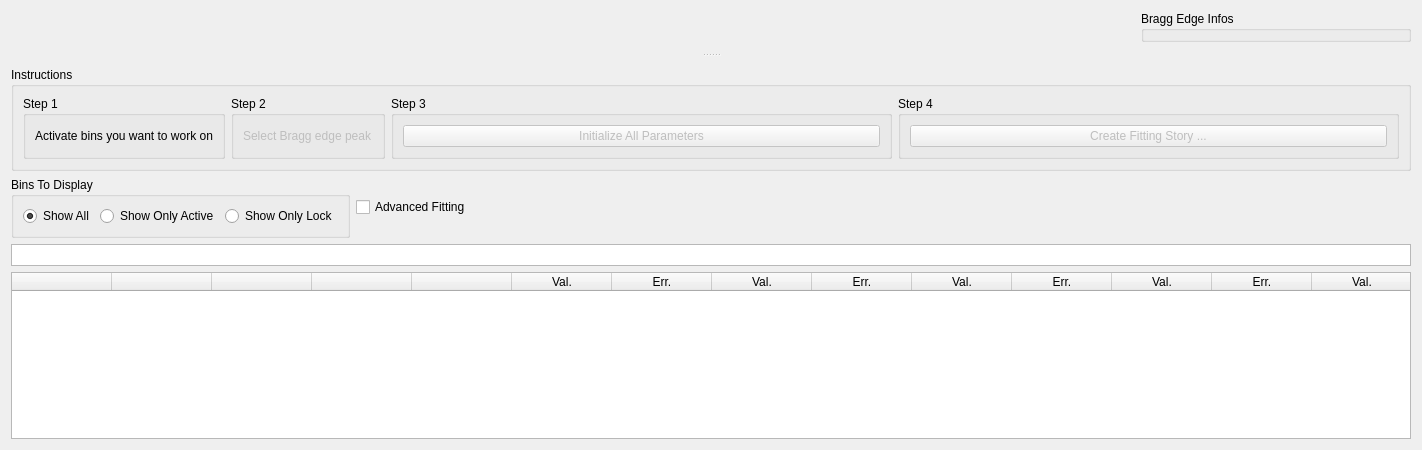
      <widget class="QWidget" name="tab">
       <attribute name="title">
        <string>March-Dollase</string>
       </attribute>
       <layout class="QVBoxLayout" name="verticalLayout_5">
        <item>
         <widget class="QSplitter" name="splitter_2">
          <property name="orientation">
           <enum>Qt::Vertical</enum>
          </property>
          <property name="handleWidth">
           <number>25</number>
          </property>
          <widget class="QWidget" name="layoutWidget_2">
           <layout class="QHBoxLayout" name="horizontalLayout_23">
            <item>
             <widget class="QWidget" name="widget_2" native="true">
              <property name="sizePolicy">
               <sizepolicy hsizetype="Expanding" vsizetype="Preferred">
                <horstretch>0</horstretch>
                <verstretch>0</verstretch>
               </sizepolicy>
              </property>
             </widget>
            </item>
            <item>
             <widget class="QGroupBox" name="groupBox_13">
              <property name="minimumSize">
               <size>
                <width>270</width>
                <height>0</height>
               </size>
              </property>
              <property name="title">
               <string>Bragg Edge Infos</string>
              </property>
              <widget class="QGroupBox" name="material_groupBox_2">
               <property name="geometry">
                <rect>
                 <x>15</x>
                 <y>33</y>
                 <width>244</width>
                 <height>90</height>
                </rect>
               </property>
               <property name="sizePolicy">
                <sizepolicy hsizetype="Minimum" vsizetype="Preferred">
                 <horstretch>0</horstretch>
                 <verstretch>0</verstretch>
                </sizepolicy>
               </property>
               <property name="title">
                <string/>
               </property>
               <layout class="QVBoxLayout" name="verticalLayout_4">
                <item>
                 <layout class="QHBoxLayout" name="horizontalLayout_9">
                  <item>
                   <widget class="QLabel" name="label_4">
                    <property name="text">
                     <string>h,k,l</string>
                    </property>
                   </widget>
                  </item>
                  <item>
                   <widget class="QComboBox" name="hkl_list_ui_2">
                    <property name="enabled">
                     <bool>false</bool>
                    </property>
                    <property name="minimumSize">
                     <size>
                      <width>100</width>
                      <height>0</height>
                     </size>
                    </property>
                    <property name="maximumSize">
                     <size>
                      <width>100</width>
                      <height>16777215</height>
                     </size>
                    </property>
                   </widget>
                  </item>
                  <item>
                   <spacer name="horizontalSpacer_8">
                    <property name="orientation">
                     <enum>Qt::Horizontal</enum>
                    </property>
                    <property name="sizeHint" stdset="0">
                     <size>
                      <width>40</width>
                      <height>20</height>
                     </size>
                    </property>
                   </spacer>
                  </item>
                  <item>
                   <widget class="QCheckBox" name="automatic_hkl0_checkBox_2">
                    <property name="text">
                     <string>Auto</string>
                    </property>
                    <property name="checked">
                     <bool>true</bool>
                    </property>
                   </widget>
                  </item>
                 </layout>
                </item>
                <item>
                 <layout class="QHBoxLayout" name="horizontalLayout_24">
                  <item>
                   <widget class="QLabel" name="bragg_edge_infos_lambda_0_label_2">
                    <property name="minimumSize">
                     <size>
                      <width>30</width>
                      <height>0</height>
                     </size>
                    </property>
                    <property name="maximumSize">
                     <size>
                      <width>30</width>
                      <height>16777215</height>
                     </size>
                    </property>
                    <property name="text">
                     <string>l0</string>
                    </property>
                   </widget>
                  </item>
                  <item>
                   <widget class="QLabel" name="bragg_edge_calculated_2">
                    <property name="minimumSize">
                     <size>
                      <width>50</width>
                      <height>0</height>
                     </size>
                    </property>
                    <property name="maximumSize">
                     <size>
                      <width>50</width>
                      <height>16777215</height>
                     </size>
                    </property>
                    <property name="text">
                     <string>N/A</string>
                    </property>
                   </widget>
                  </item>
                  <item>
                   <widget class="QLabel" name="bragg_edge_units_2">
                    <property name="text">
                     <string>A</string>
                    </property>
                   </widget>
                  </item>
                  <item>
                   <spacer name="horizontalSpacer_10">
                    <property name="orientation">
                     <enum>Qt::Horizontal</enum>
                    </property>
                    <property name="sizeHint" stdset="0">
                     <size>
                      <width>40</width>
                      <height>20</height>
                     </size>
                    </property>
                   </spacer>
                  </item>
                 </layout>
                </item>
               </layout>
              </widget>
              <widget class="QGroupBox" name="lambda_range_selected_2">
               <property name="geometry">
                <rect>
                 <x>15</x>
                 <y>123</y>
                 <width>244</width>
                 <height>101</height>
                </rect>
               </property>
               <property name="title">
                <string>Range Selected</string>
               </property>
               <layout class="QGridLayout" name="gridLayout_2">
                <item row="0" column="0">
                 <widget class="QLabel" name="lambda_min_label_2">
                  <property name="text">
                   <string>Lambda min</string>
                  </property>
                 </widget>
                </item>
                <item row="0" column="1">
                 <widget class="QLineEdit" name="lambda_min_lineEdit_2"/>
                </item>
                <item row="0" column="2">
                 <widget class="QLabel" name="lambda_min_units_2">
                  <property name="text">
                   <string>A</string>
                  </property>
                 </widget>
                </item>
                <item row="1" column="0">
                 <widget class="QLabel" name="lambda_max_label_2">
                  <property name="text">
                   <string>Lambda max</string>
                  </property>
                 </widget>
                </item>
                <item row="1" column="1">
                 <widget class="QLineEdit" name="lambda_max_lineEdit_2"/>
                </item>
                <item row="1" column="2">
                 <widget class="QLabel" name="lambda_max_units_2">
                  <property name="text">
                   <string>A</string>
                  </property>
                 </widget>
                </item>
               </layout>
              </widget>
             </widget>
            </item>
           </layout>
          </widget>
          <widget class="QWidget" name="layoutWidget">
           <layout class="QVBoxLayout" name="verticalLayout_2">
            <item>
             <widget class="QGroupBox" name="groupBox_8">
              <property name="title">
               <string>Instructions</string>
              </property>
              <layout class="QHBoxLayout" name="horizontalLayout_10">
               <item>
                <widget class="QGroupBox" name="groupBox">
                 <property name="title">
                  <string>Step 1</string>
                 </property>
                 <layout class="QHBoxLayout" name="horizontalLayout_11">
                  <item>
                   <widget class="QLabel" name="step1_instruction_label">
                    <property name="enabled">
                     <bool>true</bool>
                    </property>
                    <property name="text">
                     <string>Activate bins you want to work on</string>
                    </property>
                   </widget>
                  </item>
                 </layout>
                </widget>
               </item>
               <item>
                <widget class="QGroupBox" name="groupBox_9">
                 <property name="title">
                  <string>Step 2</string>
                 </property>
                 <layout class="QHBoxLayout" name="horizontalLayout_13">
                  <item>
                   <widget class="QLabel" name="step2_instruction_label">
                    <property name="enabled">
                     <bool>false</bool>
                    </property>
                    <property name="text">
                     <string>Select Bragg edge peak</string>
                    </property>
                   </widget>
                  </item>
                 </layout>
                </widget>
               </item>
               <item>
                <widget class="QGroupBox" name="groupBox_10">
                 <property name="title">
                  <string>Step 3</string>
                 </property>
                 <layout class="QHBoxLayout" name="horizontalLayout_19">
                  <item>
                   <widget class="QPushButton" name="step3_button">
                    <property name="enabled">
                     <bool>false</bool>
                    </property>
                    <property name="sizePolicy">
                     <sizepolicy hsizetype="Expanding" vsizetype="Fixed">
                      <horstretch>0</horstretch>
                      <verstretch>0</verstretch>
                     </sizepolicy>
                    </property>
                    <property name="toolTip">
                     <string>Program determines inital guess value of parameters and fits data using 1 global bin</string>
                    </property>
                    <property name="text">
                     <string>Initialize All Parameters</string>
                    </property>
                   </widget>
                  </item>
                 </layout>
                </widget>
               </item>
               <item>
                <widget class="QGroupBox" name="groupBox_11">
                 <property name="title">
                  <string>Step 4</string>
                 </property>
                 <layout class="QHBoxLayout" name="horizontalLayout_20">
                  <item>
                   <widget class="QPushButton" name="step4_button">
                    <property name="enabled">
                     <bool>false</bool>
                    </property>
                    <property name="sizePolicy">
                     <sizepolicy hsizetype="Expanding" vsizetype="Fixed">
                      <horstretch>0</horstretch>
                      <verstretch>0</verstretch>
                     </sizepolicy>
                    </property>
                    <property name="text">
                     <string>Create Fitting Story ...</string>
                    </property>
                   </widget>
                  </item>
                 </layout>
                </widget>
               </item>
              </layout>
             </widget>
            </item>
            <item>
             <layout class="QHBoxLayout" name="horizontalLayout_4">
              <item>
               <widget class="QGroupBox" name="groupBox_2">
                <property name="title">
                 <string>Bins To Display</string>
                </property>
                <layout class="QHBoxLayout" name="horizontalLayout_5">
                 <item>
                  <widget class="QRadioButton" name="show_all_bins">
                   <property name="text">
                    <string>Show All</string>
                   </property>
                   <property name="checked">
                    <bool>true</bool>
                   </property>
                  </widget>
                 </item>
                 <item>
                  <widget class="QRadioButton" name="show_only_active_bins">
                   <property name="text">
                    <string>Show Only Active</string>
                   </property>
                  </widget>
                 </item>
                 <item>
                  <widget class="QRadioButton" name="show_only_lock_bins">
                   <property name="text">
                    <string>Show Only Lock</string>
                   </property>
                  </widget>
                 </item>
                </layout>
               </widget>
              </item>
              <item>
               <widget class="QCheckBox" name="advanced_table_checkBox">
                <property name="enabled">
                 <bool>true</bool>
                </property>
                <property name="text">
                 <string>Advanced Fitting</string>
                </property>
                <property name="checked">
                 <bool>false</bool>
                </property>
               </widget>
              </item>
              <item>
               <spacer name="horizontalSpacer_3">
                <property name="orientation">
                 <enum>Qt::Horizontal</enum>
                </property>
                <property name="sizeHint" stdset="0">
                 <size>
                  <width>40</width>
                  <height>20</height>
                 </size>
                </property>
               </spacer>
              </item>
             </layout>
            </item>
            <item>
             <widget class="QTableWidget" name="header_table">
              <property name="sizePolicy">
               <sizepolicy hsizetype="Fixed" vsizetype="Fixed">
                <horstretch>0</horstretch>
                <verstretch>0</verstretch>
               </sizepolicy>
              </property>
              <property name="minimumSize">
               <size>
                <width>1400</width>
                <height>0</height>
               </size>
              </property>
              <property name="maximumSize">
               <size>
                <width>1400</width>
                <height>22</height>
               </size>
              </property>
              <property name="verticalScrollBarPolicy">
               <enum>Qt::ScrollBarAsNeeded</enum>
              </property>
              <property name="horizontalScrollBarPolicy">
               <enum>Qt::ScrollBarAlwaysOff</enum>
              </property>
              <property name="autoScroll">
               <bool>true</bool>
              </property>
              <property name="selectionMode">
               <enum>QAbstractItemView::MultiSelection</enum>
              </property>
              <property name="selectionBehavior">
               <enum>QAbstractItemView::SelectColumns</enum>
              </property>
              <property name="cornerButtonEnabled">
               <bool>true</bool>
              </property>
              <attribute name="horizontalHeaderVisible">
               <bool>false</bool>
              </attribute>
              <attribute name="horizontalHeaderHighlightSections">
               <bool>true</bool>
              </attribute>
              <attribute name="horizontalHeaderStretchLastSection">
               <bool>false</bool>
              </attribute>
              <attribute name="verticalHeaderVisible">
               <bool>false</bool>
              </attribute>
              <attribute name="verticalHeaderHighlightSections">
               <bool>false</bool>
              </attribute>
              <attribute name="verticalHeaderStretchLastSection">
               <bool>false</bool>
              </attribute>
              <column>
               <property name="text">
                <string>Row</string>
               </property>
              </column>
              <column>
               <property name="text">
                <string>Col</string>
               </property>
              </column>
              <column>
               <property name="text">
                <string>Lock</string>
               </property>
              </column>
              <column>
               <property name="text">
                <string>Active</string>
               </property>
              </column>
              <column>
               <property name="text">
                <string>Fit. Confidence</string>
               </property>
              </column>
              <column>
               <property name="text">
                <string>D-spacing</string>
               </property>
              </column>
              <column>
               <property name="text">
                <string>Sigma</string>
               </property>
              </column>
              <column>
               <property name="text">
                <string>Alpha</string>
               </property>
              </column>
              <column>
               <property name="text">
                <string>A1</string>
               </property>
              </column>
              <column>
               <property name="text">
                <string>A2</string>
               </property>
              </column>
              <column>
               <property name="text">
                <string>A5</string>
               </property>
              </column>
              <column>
               <property name="text">
                <string>A6</string>
               </property>
              </column>
              <column>
               <property name="text">
                <string>Intensity</string>
               </property>
              </column>
             </widget>
            </item>
            <item>
             <widget class="QTableWidget" name="value_table">
              <property name="sizePolicy">
               <sizepolicy hsizetype="Fixed" vsizetype="Expanding">
                <horstretch>0</horstretch>
                <verstretch>0</verstretch>
               </sizepolicy>
              </property>
              <property name="minimumSize">
               <size>
                <width>1400</width>
                <height>0</height>
               </size>
              </property>
              <property name="maximumSize">
               <size>
                <width>1400</width>
                <height>16777215</height>
               </size>
              </property>
              <property name="contextMenuPolicy">
               <enum>Qt::CustomContextMenu</enum>
              </property>
              <property name="frameShadow">
               <enum>QFrame::Sunken</enum>
              </property>
              <property name="lineWidth">
               <number>1</number>
              </property>
              <property name="horizontalScrollBarPolicy">
               <enum>Qt::ScrollBarAlwaysOff</enum>
              </property>
              <property name="selectionMode">
               <enum>QAbstractItemView::MultiSelection</enum>
              </property>
              <property name="selectionBehavior">
               <enum>QAbstractItemView::SelectRows</enum>
              </property>
              <attribute name="verticalHeaderVisible">
               <bool>false</bool>
              </attribute>
              <column>
               <property name="text">
                <string/>
               </property>
              </column>
              <column>
               <property name="text">
                <string/>
               </property>
              </column>
              <column>
               <property name="text">
                <string/>
               </property>
              </column>
              <column>
               <property name="text">
                <string/>
               </property>
              </column>
              <column>
               <property name="text">
                <string/>
               </property>
              </column>
              <column>
               <property name="text">
                <string>Val.</string>
               </property>
              </column>
              <column>
               <property name="text">
                <string>Err.</string>
               </property>
              </column>
              <column>
               <property name="text">
                <string>Val.</string>
               </property>
              </column>
              <column>
               <property name="text">
                <string>Err.</string>
               </property>
              </column>
              <column>
               <property name="text">
                <string>Val.</string>
               </property>
              </column>
              <column>
               <property name="text">
                <string>Err.</string>
               </property>
              </column>
              <column>
               <property name="text">
                <string>Val.</string>
               </property>
              </column>
              <column>
               <property name="text">
                <string>Err.</string>
               </property>
              </column>
              <column>
               <property name="text">
                <string>Val.</string>
               </property>
              </column>
              <column>
               <property name="text">
                <string>Err.</string>
               </property>
              </column>
              <column>
               <property name="text">
                <string>Val.</string>
               </property>
              </column>
              <column>
               <property name="text">
                <string>Err.</string>
               </property>
              </column>
              <column>
               <property name="text">
                <string>Val.</string>
               </property>
              </column>
              <column>
               <property name="text">
                <string>Err.</string>
               </property>
              </column>
              <column>
               <property name="text">
                <string>Val.</string>
               </property>
              </column>
              <column>
               <property name="text">
                <string>Err.</string>
               </property>
              </column>
             </widget>
            </item>
           </layout>
          </widget>
         </widget>
        </item>
       </layout>
      </widget>
